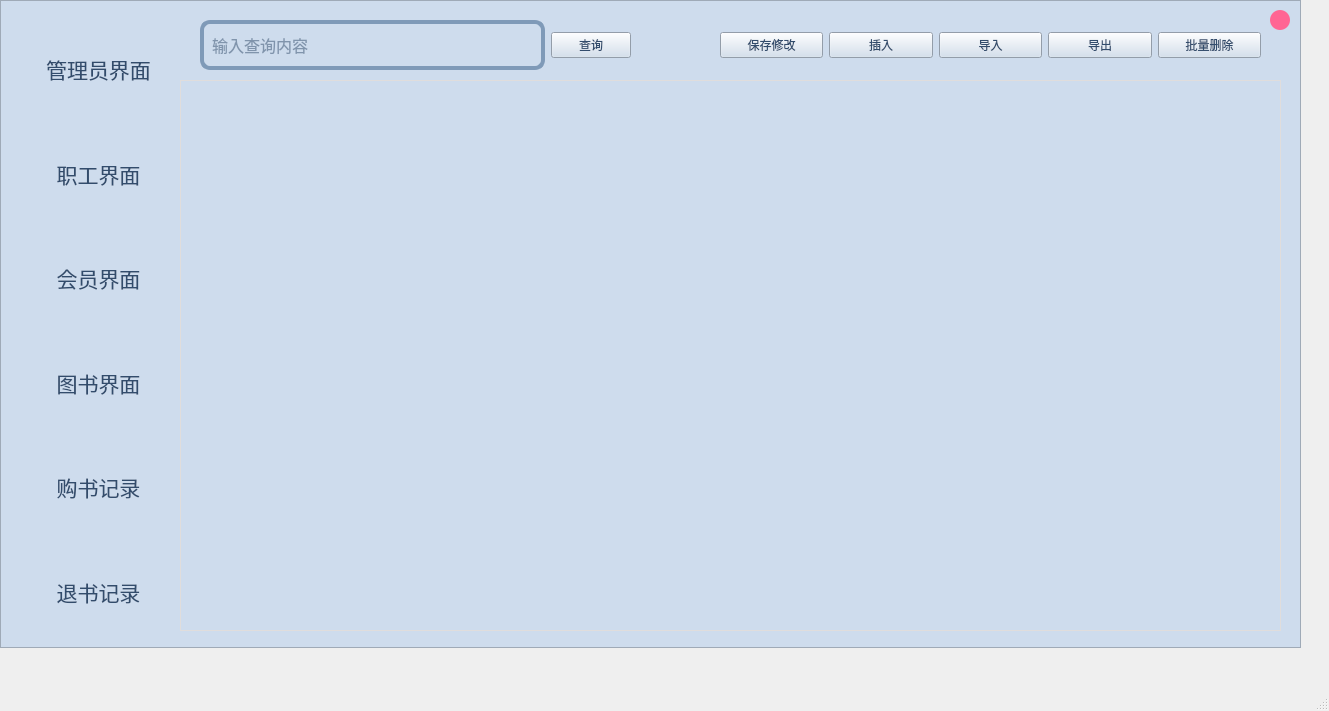
<?xml version="1.0" encoding="UTF-8"?>
<ui version="4.0">
 <class>MainWindow</class>
 <widget class="QMainWindow" name="MainWindow">
  <property name="geometry">
   <rect>
    <x>0</x>
    <y>0</y>
    <width>1329</width>
    <height>711</height>
   </rect>
  </property>
  <property name="windowTitle">
   <string>MainWindow</string>
  </property>
  <widget class="QWidget" name="centralwidget">
   <widget class="QFrame" name="frame">
    <property name="geometry">
     <rect>
      <x>0</x>
      <y>0</y>
      <width>1301</width>
      <height>648</height>
     </rect>
    </property>
    <property name="styleSheet">
     <string notr="true">/*??*/
QWidget
{
color: rgb(50,76,108);  /*????*/
background-color: rgb(206,220,237); /*???*/

}
QWidget#Contents
{
    color: rgb(50,76,108);  /*????*/
    background-color: rgb(206,220,237); /*???*/
}
/*??????*/
QPushButton#btnLogin,#btnLogout,#btnHide,#btnUpdate,#btnSure,#btnAdd,#btnDel
{
    background-color:rgba(189,209,233);/*???*/
    min-height:30px; /*????*/
    min-width:180px; /*????*/
    border-style:solid;/*???? solid?? none??? inset/outset 3D??*/
    border-width:4px; /*??????*/
    border-radius:10px;/*????????*/
    border-color:rgba(127,154,184);/*????*/
    font-size:12pt;/*?? ????*/
    color: rgb(50,76,108);/*????*/
    padding:6px; /*??*/
}
/*??????*/
QPushButton:pressed
{
    background-color:rgba(192,240,255);/*???*/
    border-color:rgba(127,154,184);/*????*/
    border-style:solid;/*???? solid?? none??? inset/outset 3D??*/
    color: rgb(50,76,108);/*????*/
}
/*??????*/
QPushButton#btnLogin:hover,#btnLogout:hover,#btnHide:hover,#btnUpdate:hover,#btnSure:hover,#btnAdd:hover,#btnDel:hover
{
    background-color:rgba(192,221,244);/*???*/
    border-color:rgba(127,154,184);/*????*/
    color: rgb(50,76,108);/*????*/
}
QLineEdit
{
    background-color:rgb(206,220,237);/*???*/
    min-height:30px; /*????*/
    min-width:180px; /*????*/
    border-style:solid;/*???? solid?? none??? inset/outset 3D??*/
    border-width:4px; /*??????*/
    border-radius:10px;/*????????*/
    border-color:rgba(127,154,184);/*????*/
    font-size:12pt;/*?? ????*/
    color: rgb(50,76,108);/*????*/
    padding:6px;/*??*/
}
QCheckBox
{
    color:rgb(50,76,108);/*????*/
    background-color:rgb(206,220,237);/*???*/
}
QComboBox
{
    background-color:rgb(206,220,237);
    color:rgb(50,76,108);/*????*/
    border-style:solid;/*???? solid?? none??? inset/outset 3D??*/
    border-width:4px;/*??????*/
    border-radius:10px;/*????????*/
    border-color:rgba(127,154,184);/*????*/
    min-height:35px; /*????*/
    font-size:12pt;
}
/*??????????*/
QComboBox::drop-down
{
     width:20px;
     border:none;
     background:transparent;
 }
/*????????*/
QComboBox::down-arrow
{
    image:url(:/image/array_down.png);
}
/*??????????*/
QComboBox QAbstractItemView
{
 background-color: rgb(206,220,237); /*???*/
    color: rgb(50,76,108);/*????*/
outline:none;
}
/*??????item*/
QComboBox QAbstractItemView::item
{
    height:30px;
    color:rgb(50,76,108);/*????*/
}
/*???item??*/
QComboBox QAbstractItemView::item:selected
{
    background-color:rgb(206,220,237); /*???*/
    color:rgb(50,76,108);/*????*/
}
QLabel
{
    color:rgb(50,76,108);/*????*/
font-size:12pt;
border:none;/*????*/
}
QTabWidget
{
    background-color: rgb(206,220,237); /*???*/
    color:rgb(50,76,108);/*????*/
}
QTabBar::tab
{
    background-color:rgb(206,220,237); /*???*/
    color:rgb(50,76,108);/*????*/
    font-size:12pt;/*????*/
    height:30px; /*??*/
    min-width:100px;/*??*/
    border-top-left-radius:4px;/*??????????*/
    border-top-right-radius:4px;/*??????????*/
    margin-right: 5px;/*???  ????*/
    padding-left:5px;/*???--????*/
    padding-right:5px;/*???--????*/
}
QTabBar::tab:hover
{
    background-color: rgb(206,220,237); /*???*/
}
QTabBar::tab:selected
{
    background-color: rgb(189,209,233); /*???*/
}
QTableView,QTableWidget{
    background-color:rgb(206,220,237); /*???*/
    color:rgb(50,76,108);/*????*/
    selection-background-color:rgba(192,221,244);/*???*/;/*??????*/
    border:1px solid #E0DDDC;/*???1?????*/
    gridline-color:lightgray;/*????????????????*/
    font:bold 12pt;/*?? ????*/
}
/*??????*/
QHeaderView::section{
    background-color:rgb(206,220,237); /*???*/
    border:0px solid #E0DDDC;/*????????0??????????*/
    border-bottom:1px solid #E0DDDC;/*??????????????????????Table?????????2px?????*/
    min-height:30px;;/*????*/
    font-size:12pt;/*????*/
}
QTreeWidget,QTreeView
{
    background-color:rgb(206,220,237); /*???*/
    color:rgb(50,76,108);/*????*/
    selection-background-color:rgba(5,23,200);/*??????*/
    font-size:12pt;/*????*/
}
/*????*/
QTreeWidget::branch:has-children:!has-siblings:closed,
QTreeWidget::branch:closed:has-children:has-siblings {
    border-image: none;
    image: url(:/image/add-line_horizontal.png);
}
/*????*/
QTreeWidget::branch:open:has-children:!has-siblings,
QTreeWidget::branch:open:has-children:has-siblings  {
    border-image: none;
    image: url(:/image/array_down.png);
}
/*????*/
QTreeView::branch:has-children:!has-siblings:closed,
QTreeView::branch:closed:has-children:has-siblings {
    border-image: none;
    image: url(:/image/add-line_horizontal.png);
}
/*????*/
QTreeView::branch:open:has-children:!has-siblings,
QTreeView::branch:open:has-children:has-siblings  {
    border-image: none;
    image: url(:/image/array_down.png);
}
</string>
    </property>
    <property name="frameShape">
     <enum>QFrame::StyledPanel</enum>
    </property>
    <property name="frameShadow">
     <enum>QFrame::Raised</enum>
    </property>
    <widget class="QPushButton" name="btn_Close">
     <property name="enabled">
      <bool>true</bool>
     </property>
     <property name="geometry">
      <rect>
       <x>1270</x>
       <y>10</y>
       <width>20</width>
       <height>20</height>
      </rect>
     </property>
     <property name="sizePolicy">
      <sizepolicy hsizetype="Fixed" vsizetype="Fixed">
       <horstretch>0</horstretch>
       <verstretch>0</verstretch>
      </sizepolicy>
     </property>
     <property name="minimumSize">
      <size>
       <width>20</width>
       <height>20</height>
      </size>
     </property>
     <property name="maximumSize">
      <size>
       <width>20</width>
       <height>20</height>
      </size>
     </property>
     <property name="styleSheet">
      <string notr="true">QPushButton
{
background:#FF6694;
border-radius:10px;
}
QPushButton:hover
{
background:#FF0000;
}

</string>
     </property>
     <property name="text">
      <string/>
     </property>
    </widget>
    <widget class="QWidget" name="layoutWidget">
     <property name="geometry">
      <rect>
       <x>30</x>
       <y>20</y>
       <width>137</width>
       <height>621</height>
      </rect>
     </property>
     <layout class="QVBoxLayout" name="verticalLayout">
      <item>
       <widget class="QLabel" name="label_8">
        <property name="styleSheet">
         <string notr="true">
QLabel::hover{
	color: rgb(255, 102, 148);
}</string>
        </property>
        <property name="text">
         <string>&lt;html&gt;&lt;head/&gt;&lt;body&gt;&lt;p align=&quot;center&quot;&gt;&lt;span style=&quot; font-size:16pt;&quot;&gt;管理员界面&lt;/span&gt;&lt;/p&gt;&lt;/body&gt;&lt;/html&gt;</string>
        </property>
       </widget>
      </item>
      <item>
       <widget class="QLabel" name="label_13">
        <property name="styleSheet">
         <string notr="true">
QLabel::hover{
	color: rgb(255, 102, 148);
}</string>
        </property>
        <property name="text">
         <string>&lt;html&gt;&lt;head/&gt;&lt;body&gt;&lt;p align=&quot;center&quot;&gt;&lt;span style=&quot; font-size:16pt;&quot;&gt;职工界面&lt;/span&gt;&lt;/p&gt;&lt;/body&gt;&lt;/html&gt;</string>
        </property>
       </widget>
      </item>
      <item>
       <widget class="QLabel" name="label_5">
        <property name="styleSheet">
         <string notr="true">
QLabel::hover{
	color: rgb(255, 102, 148);
}
</string>
        </property>
        <property name="text">
         <string>&lt;html&gt;&lt;head/&gt;&lt;body&gt;&lt;p align=&quot;center&quot;&gt;&lt;span style=&quot; font-size:16pt;&quot;&gt;会员界面&lt;/span&gt;&lt;/p&gt;&lt;/body&gt;&lt;/html&gt;</string>
        </property>
       </widget>
      </item>
      <item>
       <widget class="QLabel" name="label_12">
        <property name="styleSheet">
         <string notr="true">
QLabel::hover{
	color: rgb(255, 102, 148);
}</string>
        </property>
        <property name="text">
         <string>&lt;html&gt;&lt;head/&gt;&lt;body&gt;&lt;p align=&quot;center&quot;&gt;&lt;span style=&quot; font-size:16pt;&quot;&gt;图书界面&lt;/span&gt;&lt;/p&gt;&lt;/body&gt;&lt;/html&gt;</string>
        </property>
       </widget>
      </item>
      <item>
       <widget class="QLabel" name="label_11">
        <property name="styleSheet">
         <string notr="true">
QLabel::hover{
	color: rgb(255, 102, 148);
}</string>
        </property>
        <property name="text">
         <string>&lt;html&gt;&lt;head/&gt;&lt;body&gt;&lt;p align=&quot;center&quot;&gt;&lt;span style=&quot; font-size:16pt;&quot;&gt;购书记录&lt;/span&gt;&lt;/p&gt;&lt;/body&gt;&lt;/html&gt;</string>
        </property>
       </widget>
      </item>
      <item>
       <widget class="QLabel" name="label_14">
        <property name="styleSheet">
         <string notr="true">
QLabel::hover{
	color: rgb(255, 102, 148);
}</string>
        </property>
        <property name="text">
         <string>&lt;html&gt;&lt;head/&gt;&lt;body&gt;&lt;p align=&quot;center&quot;&gt;&lt;span style=&quot; font-size:16pt;&quot;&gt;退书记录&lt;/span&gt;&lt;/p&gt;&lt;/body&gt;&lt;/html&gt;</string>
        </property>
       </widget>
      </item>
     </layout>
    </widget>
    <widget class="QTableWidget" name="tableWidget_Admin">
     <property name="geometry">
      <rect>
       <x>180</x>
       <y>80</y>
       <width>1101</width>
       <height>551</height>
      </rect>
     </property>
     <property name="styleSheet">
      <string notr="true"/>
     </property>
    </widget>
    <widget class="QWidget" name="horizontalLayoutWidget">
     <property name="geometry">
      <rect>
       <x>720</x>
       <y>20</y>
       <width>541</width>
       <height>51</height>
      </rect>
     </property>
     <layout class="QHBoxLayout" name="horizontalLayout">
      <item>
       <widget class="QPushButton" name="pushButton_6">
        <property name="text">
         <string>保存修改</string>
        </property>
       </widget>
      </item>
      <item>
       <widget class="QPushButton" name="pushButton_3">
        <property name="text">
         <string>插入</string>
        </property>
       </widget>
      </item>
      <item>
       <widget class="QPushButton" name="pushButton_5">
        <property name="text">
         <string>导入</string>
        </property>
       </widget>
      </item>
      <item>
       <widget class="QPushButton" name="pushButton_4">
        <property name="text">
         <string>导出</string>
        </property>
       </widget>
      </item>
      <item>
       <widget class="QPushButton" name="pushButton_2">
        <property name="text">
         <string>批量删除</string>
        </property>
       </widget>
      </item>
     </layout>
    </widget>
    <widget class="QWidget" name="horizontalLayoutWidget_2">
     <property name="geometry">
      <rect>
       <x>200</x>
       <y>19</y>
       <width>431</width>
       <height>52</height>
      </rect>
     </property>
     <layout class="QHBoxLayout" name="horizontalLayout_2">
      <item>
       <widget class="QLineEdit" name="lineEdit">
        <property name="placeholderText">
         <string>输入查询内容</string>
        </property>
       </widget>
      </item>
      <item>
       <widget class="QPushButton" name="pushButton">
        <property name="text">
         <string>查询</string>
        </property>
       </widget>
      </item>
     </layout>
    </widget>
   </widget>
  </widget>
  <widget class="QMenuBar" name="menubar">
   <property name="geometry">
    <rect>
     <x>0</x>
     <y>0</y>
     <width>1329</width>
     <height>26</height>
    </rect>
   </property>
  </widget>
  <widget class="QStatusBar" name="statusbar"/>
 </widget>
 <resources>
  <include location="sources.qrc"/>
 </resources>
 <connections/>
</ui>
